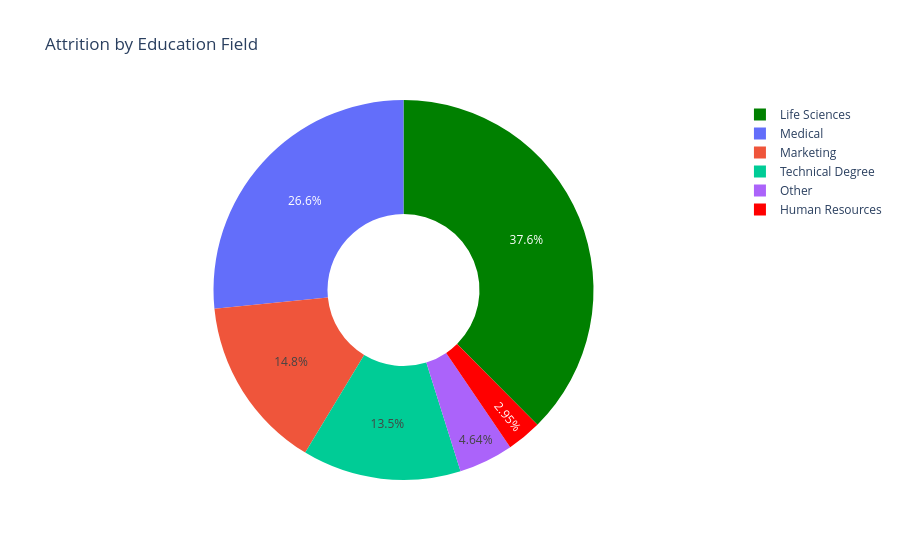

Source (notebook cell):
### Code cell
fig.update_layout(title = 'Attrition by Education Field')

fig.show()

### Figure 1 — Plotly figure (JSON) as saved in the notebook; plotly's stock layout.template omitted (floating-point values rounded to 4 significant figures)
{"data": [{"hole": 0.4, "labels": ["Human Resources", "Life Sciences", "Marketing", "Medical", "Other", "Technical Degree"], "marker": {"colors": ["red", "green"]}, "textposition": "inside", "type": "pie", "values": [7, 89, 35, 63, 11, 32]}], "layout": {"title": {"text": "Attrition by Education Field"}}}
